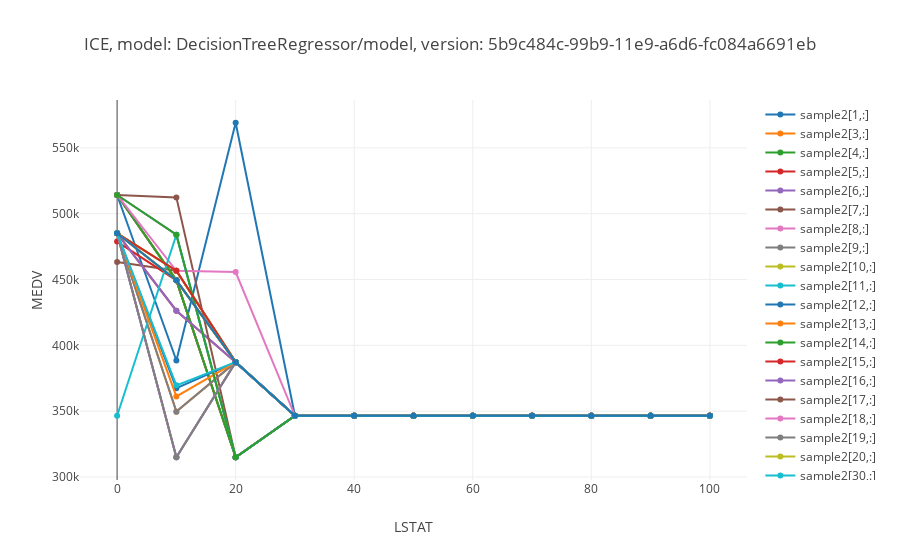

Source (notebook cell):
### Code cell
plot.ice(ice_results, clusters = [2])
